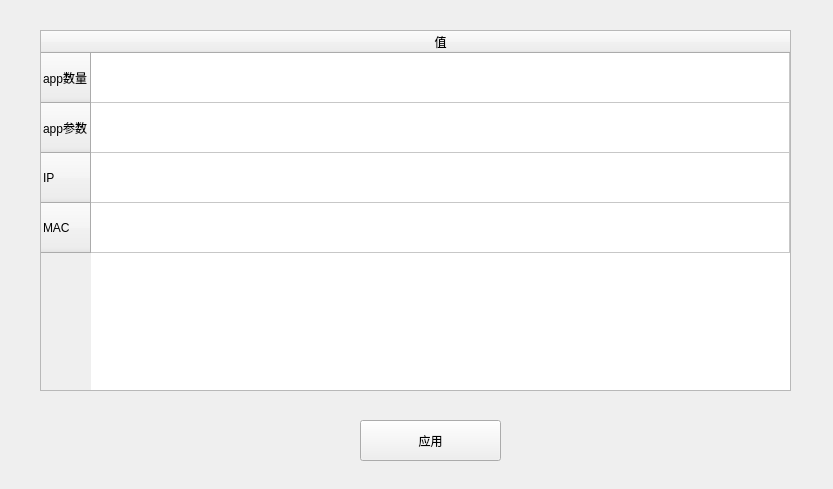
<?xml version="1.0" encoding="UTF-8"?>
<ui version="4.0">
 <class>Udp</class>
 <widget class="QDialog" name="Udp">
  <property name="geometry">
   <rect>
    <x>0</x>
    <y>0</y>
    <width>833</width>
    <height>489</height>
   </rect>
  </property>
  <property name="windowTitle">
   <string>Dialog</string>
  </property>
  <widget class="QPushButton" name="applyButton">
   <property name="geometry">
    <rect>
     <x>360</x>
     <y>420</y>
     <width>141</width>
     <height>41</height>
    </rect>
   </property>
   <property name="text">
    <string>应用</string>
   </property>
   <property name="autoDefault">
    <bool>false</bool>
   </property>
  </widget>
  <widget class="QTableWidget" name="tableWidget_netargs">
   <property name="geometry">
    <rect>
     <x>40</x>
     <y>30</y>
     <width>751</width>
     <height>361</height>
    </rect>
   </property>
   <property name="layoutDirection">
    <enum>Qt::LeftToRight</enum>
   </property>
   <property name="styleSheet">
    <string notr="true"/>
   </property>
   <property name="verticalScrollBarPolicy">
    <enum>Qt::ScrollBarAsNeeded</enum>
   </property>
   <attribute name="horizontalHeaderCascadingSectionResizes">
    <bool>false</bool>
   </attribute>
   <attribute name="horizontalHeaderDefaultSectionSize">
    <number>300</number>
   </attribute>
   <attribute name="horizontalHeaderHighlightSections">
    <bool>true</bool>
   </attribute>
   <attribute name="horizontalHeaderStretchLastSection">
    <bool>true</bool>
   </attribute>
   <attribute name="verticalHeaderDefaultSectionSize">
    <number>50</number>
   </attribute>
   <attribute name="verticalHeaderStretchLastSection">
    <bool>false</bool>
   </attribute>
   <row>
    <property name="text">
     <string>app数量</string>
    </property>
   </row>
   <row>
    <property name="text">
     <string>app参数</string>
    </property>
   </row>
   <row>
    <property name="text">
     <string>IP</string>
    </property>
   </row>
   <row>
    <property name="text">
     <string>MAC</string>
    </property>
   </row>
   <column>
    <property name="text">
     <string>值</string>
    </property>
   </column>
   <item row="0" column="0">
    <property name="text">
     <string/>
    </property>
    <property name="textAlignment">
     <set>AlignCenter</set>
    </property>
   </item>
   <item row="1" column="0">
    <property name="text">
     <string/>
    </property>
    <property name="textAlignment">
     <set>AlignCenter</set>
    </property>
   </item>
  </widget>
 </widget>
 <resources/>
 <connections/>
</ui>
